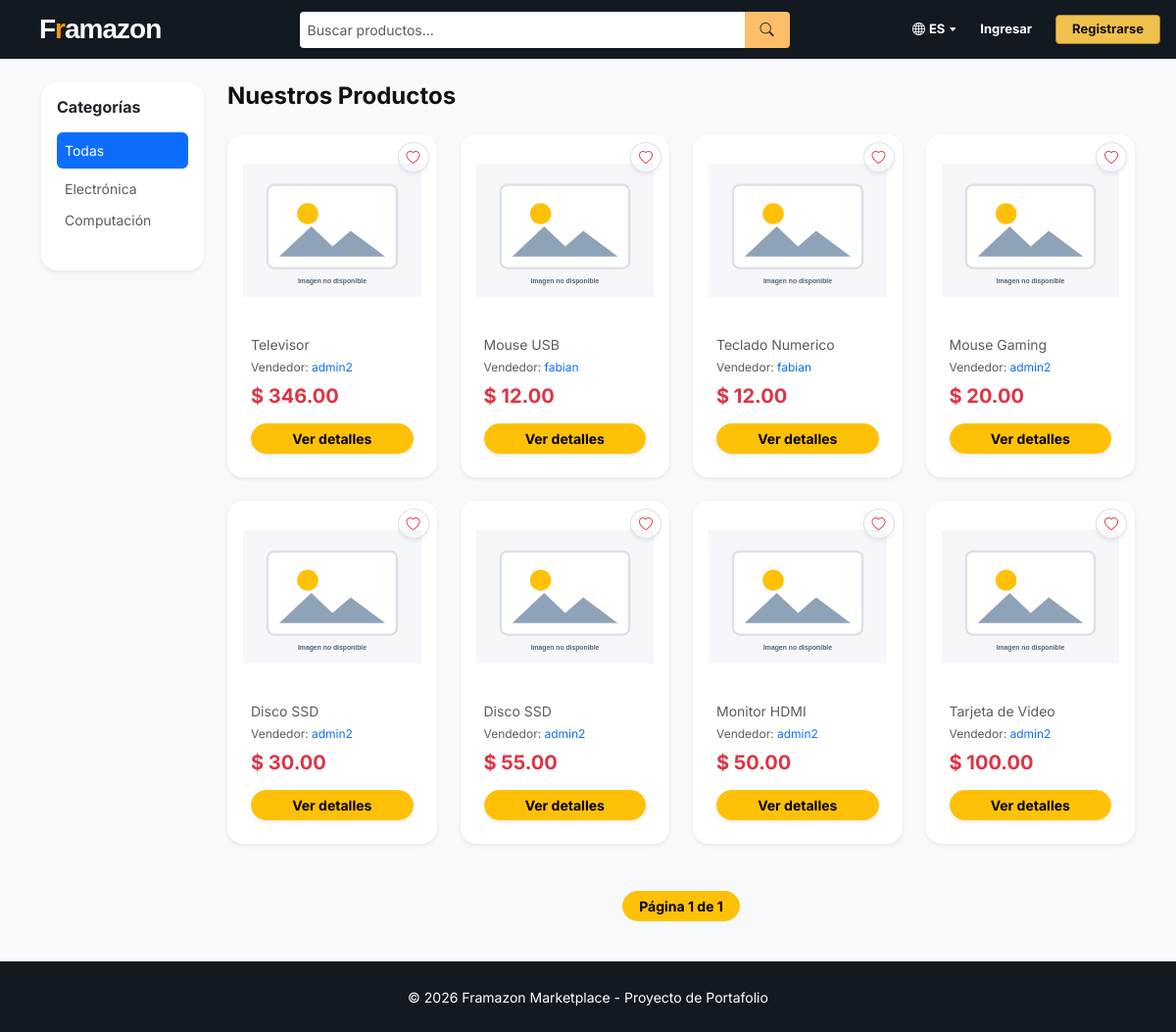
The page / on the database its author committed.
### marketplace/models.py (models this page shows, shortened)
class Product(models.Model):
    CATEGORIAS = (
        ('electronica', 'Electrónica'),
        ('computacion', 'Computación'),
        ('hogar', 'Hogar'),
        ('ropa', 'Ropa y Accesorios'),
        ('otros', 'Otros'),
    )
    vendedor = models.ForeignKey(User, on_delete=models.CASCADE, related_name='productos')
    nombre = models.CharField(max_length=200)
    categoria = models.CharField(max_length=50, choices=CATEGORIAS, default='otros')
    descripcion = models.TextField()
    precio = models.DecimalField(max_digits=10, decimal_places=2)
    stock = models.PositiveIntegerField(default=1)
    esta_pausado = models.BooleanField(default=False) # Permite ocultar el producto sin borrarlo
    es_vendido = models.BooleanField(default=False)  # Marca si el producto ya no está disponible
    imagen_principal = models.ImageField(upload_to='products/')
    email_contacto = models.EmailField()
    telefono_contacto = models.CharField(max_length=20)
    creado = models.DateTimeField(auto_now_add=True)
    class Meta:
        ordering = ('-creado',)
    @property
    def image_url(self):
        if self.imagen_principal and self.imagen_principal.storage.exists(self.imagen_principal.name):
            return self.imagen_principal.url
        return static('img/product-placeholder.svg')

### marketplace/views.py (the view)
# urls.py: path('', views.index, name='index'),
def index(request):
    query = request.GET.get('q')           # Captura el texto de búsqueda.
    cat_filter = request.GET.get('categoria') # Captura el filtro de categoría.
    productos_list = Product.objects.filter(
        stock__gt=0,
        esta_pausado=False,
        es_vendido=False,
    ).select_related('vendedor')
    if query:
        productos_list = productos_list.filter(
            Q(nombre__icontains=query) | Q(descripcion__icontains=query)
        )
    if cat_filter:
        productos_list = productos_list.filter(categoria=cat_filter)
    paginator = Paginator(productos_list, 12)
    page_number = request.GET.get('page')
    productos = paginator.get_page(page_number)
    return render(request, 'marketplace/index.html', {
        'productos': productos,
        'query': query,
        'cat_actual': cat_filter
    })

### marketplace/context_processors.py (called while the page is built, shortened)
def mensajes_pendientes(request):
    return {'notificaciones_chat': 0}

### marketplace/templates/marketplace/index.html (shortened to what this page needs)
{% extends 'marketplace/base.html' %}
{% block content %}
<div class="row">
    <aside class="col-md-2">
        <div class="card border-0 shadow-sm rounded-4 p-3 mb-4">
            <h6 class="fw-bold mb-3">Categorías</h6>
            <ul class="list-unstyled">
                <li class="mb-2">
                    <a href="{% url 'marketplace:index' %}" class="text-decoration-none {% if not cat_actual %}text-white bg-primary{% else %}text-muted{% endif %} d-block p-2 rounded small">Todas</a>
                </li>
                <li class="mb-2">
                    <a href="{% url 'marketplace:index' %}?categoria=electronica" class="text-decoration-none {% if cat_actual == 'electronica' %}text-primary fw-bold{% else %}text-muted{% endif %} small px-2">Electrónica</a>
                </li>
                <li class="mb-2">
                    <a href="{% url 'marketplace:index' %}?categoria=computacion" class="text-decoration-none {% if cat_actual == 'computacion' %}text-primary fw-bold{% else %}text-muted{% endif %} small px-2">Computación</a>
                </li>
            </ul>
        </div>
    </aside>
    <main class="col-md-10">
        <h4 class="fw-bold mb-4">Nuestros Productos</h4>
        <div class="row row-cols-1 row-cols-md-4 g-4">
            {% for p in productos %}
            <div class="col">
                <div class="card h-100 border-0 shadow-sm rounded-4 p-2 product-card position-relative">
                    <button class="btn btn-white btn-sm rounded-circle position-absolute top-0 end-0 m-2 shadow-sm border text-danger" style="z-index: 10;">
                        <i class="bi bi-heart"></i>
                    </button>
                    <a href="{% url 'marketplace:product_detail' p.id %}" class="text-decoration-none text-dark card-link">
                        <div class="text-center p-2" style="height: 180px;">
                            <img src="{{ p.image_url }}" class="img-fluid h-100" style="object-fit: contain;" alt="{{ p.nombre }}">
                        </div>
                        <div class="card-body">
                            <p class="small text-muted mb-1 text-truncate">{{ p.nombre }}</p>
                            <p class="extra-small text-muted mb-2">Vendedor: <span class="text-primary">{{ p.vendedor.username }}</span></p>
                            <h5 class="text-danger fw-bold mb-3">$ {{ p.precio }}</h5>
                            <button class="btn btn-warning rounded-pill w-100 btn-sm fw-bold shadow-sm">
                                Ver detalles
                            </button>
                        </div>
                    </a>
                </div>
            </div>
            {% endfor %}
        </div>
        <nav aria-label="Navegacion" class="mt-5 d-flex justify-content-center">
            <ul class="pagination">
                <li class="page-item active"><span class="btn btn-warning btn-sm rounded-pill px-3 fw-bold">Página {{ productos.number }} de {{ productos.paginator.num_pages }}</span></li>
            </ul>
        </nav>
    </main>
</div>
{% endblock %}

### static/css/style.css (style rules this page uses)
body { font-family: 'Inter', -apple-system, BlinkMacSystemFont, "Segoe UI", Roboto, sans-serif; background-color: #eaeded; color: #0F1111; }
.extra-small { font-size: 0.75rem; }

### marketplace/templates/marketplace/base.html (style rules this page uses)
body { font-family: 'Segoe UI', Tahoma, Geneva, Verdana, sans-serif; background-color: #eaeded; }

### marketplace/templates/marketplace/index.html (style rules this page uses)
.product-card { transition: transform 0.2s, box-shadow 0.2s; }
.card-link { display: block; height: 100%; }
.extra-small { font-size: 0.75rem; }

### rows shown on the page
Product: nombre "Televisor", vendedor.username "admin2", precio "346.00"
Product: nombre "Mouse USB", vendedor.username "fabian", precio "12.00"
Product: nombre "Teclado Numerico", vendedor.username "fabian", precio "12.00"
Product: nombre "Mouse Gaming", vendedor.username "admin2", precio "20.00"
Product: nombre "Disco SSD", vendedor.username "admin2", precio "30.00"
Product: nombre "Disco SSD", vendedor.username "admin2", precio "55.00"
Product: nombre "Monitor HDMI", vendedor.username "admin2", precio "50.00"
Product: nombre "Tarjeta de Video", vendedor.username "admin2", precio "100.00"

### other values the page prints
{{ productos.number }} "1"
{{ productos.paginator.num_pages }} "1"
